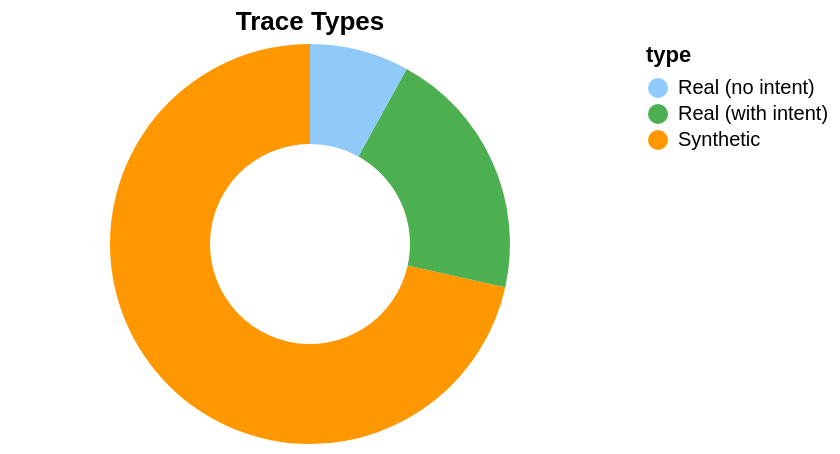

Notebook code cell kept with this figure:
### Code cell
// Trace type breakdown
const traceTypeData = [
  { type: 'Synthetic', count: synthetic.length },
  { type: 'Real (with intent)', count: real.filter(t => t.intent).length },
  { type: 'Real (no intent)', count: real.filter(t => !t.intent).length },
];

const typeSpec = {
  "$schema": "https://vega.github.io/schema/vega-lite/v5.json",
  "title": "Trace Types",
  "width": 300,
  "height": 200,
  "data": { "values": traceTypeData },
  "mark": { "type": "arc", "innerRadius": 50 },
  "encoding": {
    "theta": { "field": "count", "type": "quantitative" },
    "color": { "field": "type", "type": "nominal", "scale": { "range": ["#90CAF9", "#4CAF50", "#FF9800"] } },
    "tooltip": [{ "field": "type" }, { "field": "count" }]
  }
};

await Deno.jupyter.display({ "application/vnd.vegalite.v5+json": typeSpec }, { raw: true });

### Figure 1 — Vega-Lite specification as saved in the notebook (floating-point values rounded to 4 significant figures)
{"$schema": "https://vega.github.io/schema/vega-lite/v5.json", "data": {"values": [{"count": 98, "type": "Synthetic"}, {"count": 28, "type": "Real (with intent)"}, {"count": 11, "type": "Real (no intent)"}]}, "encoding": {"color": {"field": "type", "scale": {"range": ["#90CAF9", "#4CAF50", "#FF9800"]}, "type": "nominal"}, "theta": {"field": "count", "type": "quantitative"}, "tooltip": [{"field": "type"}, {"field": "count"}]}, "height": 200, "mark": {"innerRadius": 50, "type": "arc"}, "title": "Trace Types", "width": 300}
